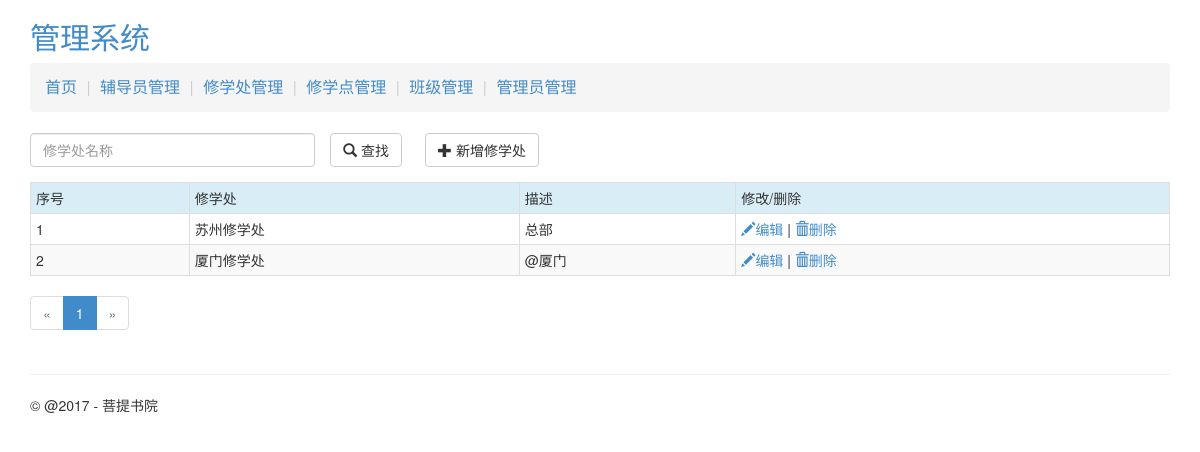
Page /admin/division/list (signed in) on the committed database.
### putidms/models/org.py (models this page shows, shortened)
class Division(db.Model):
    __tablename__ = 'divisions'
    id = db.Column(db.Integer, primary_key=True, autoincrement=True)
    name = db.Column(db.String(255), index=True, unique=True, nullable=False)
    desc = db.Column(db.Text)
    update_user = db.Column(db.Integer)
    create_time = db.Column(db.DateTime, default=datetime.utcnow)
    update_time = db.Column(db.DateTime, default=datetime.utcnow)
    departments = db.relationship('Department', backref='division', lazy='dynamic')
    users = db.relationship('User', backref='division', lazy='dynamic')

### putidms/admin/views.py (the view)
@mod.route('/division/list')
@login_required
def division_list():
    page = request.args.get('page', 1, type=int)
    pagination = Division.query.paginate(page, per_page=current_app.config['ITEMS_PER_PAGE'], error_out=False)
    divs = pagination.items
    return render_template('admin/division_list.html', divs=divs, pagination=pagination,
                           endpoint='.division_list')

### putidms/models/user.py (called while the page is built)
@login_manager.user_loader
def load_user(user_id):
    return User.query.get(int(user_id))

### putidms/templates/admin/division_list.html (shortened to what this page needs)
{% extends 'base.html' %}
{% from "_macros.html" import render_field, render_submit_field, pagination_widget %}
{% block content %}
    <div class="row">
        <form class="form-horizontal" action="{{ url_for('admin.division_search') }}" method="post">
            <div class="col-md-3">
                <div class="form-group">
                    <input class="form-control" type="text" id="keyword" name="keyword"
                           value="{{ keyword }}"
                           placeholder="修学处名称">
                </div>
            </div>
            <div class="col-md-1">
                <button type="submit" id="btn" class="btn btn-default">
                    <span class="glyphicon glyphicon-search"></span> 查找
                </button>
            </div>
        </form>
        <div class="col-md-2" style="margin-bottom:10px;">
            <a class="btn btn-default" href="{{ url_for('admin.division_add') }}" role="button">
                <span class="glyphicon glyphicon-plus"></span> 新增修学处
            </a>
        </div>
    </div>
    {% if divs %}
        <div class="row">
            <table class="table table-striped table-bordered table-hover table-condensed">
                <tr class="info">
                    <td>序号</td>
                    <td>修学处</td>
                    <td>描述</td>
                    <td>修改/删除</td>
                </tr>
                {% for div  in divs %}
                    <tr>
                        <td>{{ (pagination.page - 1) * config.ITEMS_PER_PAGE + loop.index }}</td>
                        <td>{{ div.name }}</td>
                        <td>{{ div.desc }}</td>
                        <td>
                            <a href="{{ url_for('admin.division_edit',id=div.id) }}" title="编辑">
                                <span class="glyphicon glyphicon-pencil"></span>编辑
                            </a>|
                            <a href="javascript:void(0);" title="删除修学处"
                               onclick="confirm_delete('{{ url_for("admin.division_delete",id=div.id) }}');">
                                <span class="glyphicon glyphicon-trash"></span>删除
                            </a>
                        </td>
                    </tr>
                {% endfor %}
            </table>
            {{ pagination_widget(pagination, endpoint) }}
        </div>
    {% else %}
        <div class="row">
            <div class="col-md-12">
                没有找到相关资料！
            </div>
        </div>
    {% endif %}
{% endblock %}

### rows in the picture
Division: page "1", name "苏州修学处", desc "总部"
Division: (pagination.page-1)*config.ITEMS_PER_PAGE+loop.index "2", name "厦门修学处", desc "@厦门"

### other values in the picture
{{ p }} "1"
